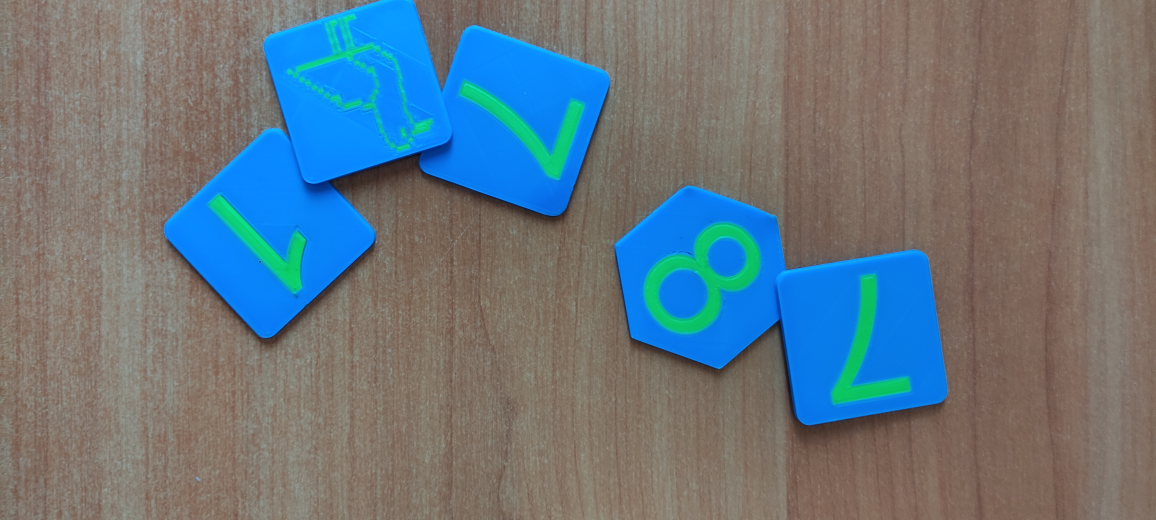
#> input picture data/input/1695128011374.jpg, 4624 x 2080 px (shown at 1/4 size); its folder holds only this picture in this run
$ python -i pipeline.py   (imports and definitions only)
#> lines starting #> are read from the running program, lines starting #| are printed output that depends on the picture; after the words box and inside, x2 and y2 are one past the last pixel; in counts of white or black regions, pixels touching at a corner belong together
### lab3-4/src/author.py
"""
Авторские реализации алгоритмов лабораторной №1.
Только NumPy: без OpenCV, scikit-image и готовых фильтров.
"""

from __future__ import annotations

import numpy as np
from numpy.lib.stride_tricks import sliding_window_view


def rgb_to_gray(rgb: np.ndarray) -> np.ndarray:
    """Полутоновое изображение по формуле из методички: Y = 0.3R + 0.59G + 0.11B."""
    rgb = rgb.astype(np.float64)
    y = 0.3 * rgb[..., 0] + 0.59 * rgb[..., 1] + 0.11 * rgb[..., 2]
    return np.clip(y, 0, 255).astype(np.uint8)


def histogram(image: np.ndarray) -> np.ndarray:
    """Гистограмма яркости: 256 счётчиков для значений 0..255."""
    gray = image if image.ndim == 2 else rgb_to_gray(image)
    hist = np.zeros(256, dtype=np.int64)
    flat = gray.reshape(-1)
    np.add.at(hist, flat, 1)
    return hist


def linear_contrast(
    image: np.ndarray,
    gmin: float = 0.0,
    gmax: float = 255.0,
) -> np.ndarray:
    """Линейное контрастирование (формула 1.4 методички)."""
    src = image.astype(np.float64)
    fmin = float(src.min())
    fmax = float(src.max())
    if fmax - fmin < 1e-9:
        return image.copy()
    dst = (src - fmin) / (fmax - fmin) * (gmax - gmin) + gmin
    return np.clip(dst, 0, 255).astype(np.uint8)


# [5 lines left out: function gamma_correction, not called in this run]


def threshold_binarize(image: np.ndarray, threshold: int = 128) -> np.ndarray:
    """Пороговая бинаризация (препарирование, рис. 1.3 а)."""
    gray = image if image.ndim == 2 else rgb_to_gray(image)
    return np.where(gray >= threshold, 255, 0).astype(np.uint8)


def otsu_threshold(image: np.ndarray) -> int:
    """Автоматический порог Отсу по гистограмме яркости."""
    gray = image if image.ndim == 2 else rgb_to_gray(image)
    hist = histogram(gray).astype(np.float64)
    total = hist.sum()
    if total == 0:
        return 128
    sum_total = np.dot(np.arange(256), hist)
    w0 = 0.0
    sum0 = 0.0
    best_sigma = -1.0
    best_t = 0
    for t in range(256):
        w0 += hist[t]
        if w0 == 0:
            continue
        w1 = total - w0
        if w1 == 0:
            break
        sum0 += t * hist[t]
        m0 = sum0 / w0
        m1 = (sum_total - sum0) / w1
        sigma = w0 * w1 * (m0 - m1) ** 2
        if sigma > best_sigma:
            best_sigma = sigma
            best_t = t
    return int(best_t)


def rgb_to_hsv(rgb: np.ndarray) -> np.ndarray:
    """RGB → HSV в шкале OpenCV: H ∈ [0, 180], S,V ∈ [0, 255]."""
    rgb_f = rgb.astype(np.float64) / 255.0
    r, g, b = rgb_f[..., 0], rgb_f[..., 1], rgb_f[..., 2]
    maxc = np.maximum(np.maximum(r, g), b)
    minc = np.minimum(np.minimum(r, g), b)
    delta = maxc - minc

    v = maxc
    s = np.zeros_like(maxc)
    nonzero = maxc > 1e-12
    s[nonzero] = delta[nonzero] / maxc[nonzero]

    h = np.zeros_like(maxc)
    mask = delta > 1e-12
    r_max = mask & (maxc == r)
    g_max = mask & (maxc == g) & ~r_max
    b_max = mask & (maxc == b) & ~r_max & ~g_max
    h[r_max] = ((g[r_max] - b[r_max]) / delta[r_max]) % 6.0
    h[g_max] = ((b[g_max] - r[g_max]) / delta[g_max]) + 2.0
    h[b_max] = ((r[b_max] - g[b_max]) / delta[b_max]) + 4.0
    h = h * 30.0  # 60° / 2, чтобы H был в [0, 180]

    hsv = np.stack(
        [
            np.clip(h, 0, 180),
            np.clip(s * 255.0, 0, 255),
            np.clip(v * 255.0, 0, 255),
        ],
        axis=-1,
    )
    return hsv.astype(np.uint8)


def color_mask(
    hsv: np.ndarray,
    lower: tuple[int, int, int],
    upper: tuple[int, int, int],
) -> np.ndarray:
    """Бинаризация по диапазону HSV (аналог cv2.inRange)."""
    h, s, v = hsv[..., 0], hsv[..., 1], hsv[..., 2]
    inside = (
        (h >= lower[0])
        & (h <= upper[0])
        & (s >= lower[1])
        & (s <= upper[1])
        & (v >= lower[2])
        & (v <= upper[2])
    )
    return np.where(inside, 255, 0).astype(np.uint8)


def median_filter(image: np.ndarray, ksize: int = 3) -> np.ndarray:
    """Медианный фильтр. Краевые пиксели дополняются зеркальным отражением."""
    if ksize % 2 == 0 or ksize < 1:
        raise ValueError("ksize должен быть нечётным положительным")
    pad = ksize // 2
    if image.ndim == 2:
        padded = np.pad(image, pad, mode="reflect")
        windows = sliding_window_view(padded, (ksize, ksize))
        return np.median(windows, axis=(-1, -2)).astype(np.uint8)

    channels = []
    for c in range(image.shape[2]):
        channels.append(median_filter(image[..., c], ksize))
    return np.stack(channels, axis=-1)


def max_filter(image: np.ndarray, ksize: int = 3) -> np.ndarray:
    """Max-фильтр из методички: расширяет светлые области (дыры в маске слегка зарастают)."""
    if ksize % 2 == 0 or ksize < 1:
        raise ValueError("ksize должен быть нечётным положительным")
    pad = ksize // 2
    if image.ndim == 2:
        padded = np.pad(image, pad, mode="reflect")
        windows = sliding_window_view(padded, (ksize, ksize))
        return np.max(windows, axis=(-1, -2)).astype(np.uint8)
    channels = [max_filter(image[..., c], ksize) for c in range(image.shape[2])]
    return np.stack(channels, axis=-1)


def convolve2d(image: np.ndarray, kernel: np.ndarray) -> np.ndarray:
    """Линейная свёртка с зеркальным дополнением границы."""
    kh, kw = kernel.shape
    pad_h, pad_w = kh // 2, kw // 2
    padded = np.pad(image.astype(np.float64), ((pad_h, pad_h), (pad_w, pad_w)), mode="reflect")
    out = np.zeros(image.shape, dtype=np.float64)
    for i in range(kh):
        for j in range(kw):
            out += kernel[i, j] * padded[i : i + image.shape[0], j : j + image.shape[1]]
    return out


def sobel(image: np.ndarray) -> tuple[np.ndarray, np.ndarray, np.ndarray]:
    """Оператор Собеля: градиенты Gx, Gy и величина sqrt(Gx² + Gy²)."""
    gray = image.astype(np.float64) if image.ndim == 2 else rgb_to_gray(image).astype(np.float64)
    kernel_x = np.array([[-1, 0, 1], [-2, 0, 2], [-1, 0, 1]], dtype=np.float64)
    kernel_y = np.array([[-1, -2, -1], [0, 0, 0], [1, 2, 1]], dtype=np.float64)
    gx = convolve2d(gray, kernel_x)
    gy = convolve2d(gray, kernel_y)
    mag = np.sqrt(gx * gx + gy * gy)
    mag_u8 = _normalize_abs(mag)
    return gx, gy, mag_u8


def prewitt(image: np.ndarray) -> tuple[np.ndarray, np.ndarray, np.ndarray]:
    """Оператор Превитта (ядра из методички)."""
    gray = image.astype(np.float64) if image.ndim == 2 else rgb_to_gray(image).astype(np.float64)
    kernel_x = np.array([[-1, 0, 1], [-1, 0, 1], [-1, 0, 1]], dtype=np.float64)
    kernel_y = np.array([[-1, -1, -1], [0, 0, 0], [1, 1, 1]], dtype=np.float64)
    gx = convolve2d(gray, kernel_x)
    gy = convolve2d(gray, kernel_y)
    mag = np.sqrt(gx * gx + gy * gy)
    return gx, gy, _normalize_abs(mag)


def _normalize_abs(values: np.ndarray) -> np.ndarray:
    mag = np.abs(values)
    peak = mag.max()
    if peak < 1e-9:
        return np.zeros_like(values, dtype=np.uint8)
    return np.clip(mag / peak * 255.0, 0, 255).astype(np.uint8)

### lab3-4/src/pipeline.py
"""Полный пайплайн лабораторной: очистка фона и выделение контуров."""

from __future__ import annotations

from dataclasses import dataclass
from pathlib import Path
from typing import Any

import cv2
import numpy as np

from src import author, library

# Узкие диапазоны: синий пластик очень насыщенный, дерево и пульт — нет.
BLUE_HSV = ((92, 170, 70), (115, 255, 255))
GREEN_HSV = ((65, 170, 70), (90, 255, 255))
MAX_SIDE = 1400
MIN_REGION_FRAC = 0.008


@dataclass
class PipelineResult:
    original: np.ndarray
    denoised: np.ndarray
    hsv: np.ndarray
    mask: np.ndarray
    cleaned: np.ndarray
    gray: np.ndarray
    contrasted: np.ndarray
    binary_otsu: np.ndarray
    sobel: np.ndarray
    prewitt: np.ndarray
    overlay: np.ndarray
    hist_original: np.ndarray
    hist_cleaned: np.ndarray


def get_backend(name: str) -> Any:
    if name == "author":
        return author
    if name == "library":
        return library
    raise ValueError("backend должен быть 'author' или 'library'")


def resize_max_side(rgb: np.ndarray, max_side: int = MAX_SIDE) -> np.ndarray:
    from PIL import Image

    h, w = rgb.shape[:2]
    longest = max(h, w)
    if longest <= max_side:
        return rgb
    scale = max_side / longest
    img = Image.fromarray(rgb)
    img = img.resize((int(w * scale), int(h * scale)), Image.Resampling.LANCZOS)
    return np.array(img)


def fill_holes(mask: np.ndarray) -> np.ndarray:
    """Заливка внутренних дыр маски — так возвращаются зелёные цифры внутри карточки."""
    h, w = mask.shape[:2]
    flood = mask.copy()
    ffmask = np.zeros((h + 2, w + 2), np.uint8)
    cv2.floodFill(flood, ffmask, (0, 0), 255)
    holes = cv2.bitwise_not(flood)
    return cv2.bitwise_or(mask, holes)


def keep_large_regions(mask: np.ndarray, min_frac: float = MIN_REGION_FRAC) -> np.ndarray:
    """Убирает мелкие остатки пульта/кабеля, оставляя только крупные карточки."""
    min_area = max(500, int(min_frac * mask.shape[0] * mask.shape[1]))
    _, labels, stats, _ = cv2.connectedComponentsWithStats((mask > 0).astype(np.uint8), 8)
    keep = np.zeros_like(mask)
    for i in range(1, stats.shape[0]):
        if stats[i, cv2.CC_STAT_AREA] >= min_area:
            keep[labels == i] = 255
    return keep


def process(rgb: np.ndarray, backend: str = "author", median_ksize: int = 5) -> PipelineResult:
    """
    Вход: RGB-изображение карточек.
    Выход: объект без фона, контуры Собеля/Превитта и наложение.
    """
    ops = get_backend(backend)
    rgb = resize_max_side(rgb)

    denoised = ops.median_filter(rgb, median_ksize)
    hsv = ops.rgb_to_hsv(denoised)
    mask_blue = ops.color_mask(hsv, *BLUE_HSV)
    mask_green = ops.color_mask(hsv, *GREEN_HSV)
    mask = np.where((mask_blue > 0) | (mask_green > 0), 255, 0).astype(np.uint8)
    mask = ops.max_filter(mask, 5)
    mask = ops.median_filter(mask, median_ksize)
    mask = keep_large_regions(mask)
    mask = fill_holes(mask)

    cleaned = rgb.copy()
    cleaned[mask == 0] = 0

    gray = ops.rgb_to_gray(cleaned)
    contrasted = ops.linear_contrast(gray)
    otsu_t = ops.otsu_threshold(gray)
    binary_otsu = ops.threshold_binarize(gray, otsu_t)

    _, _, sobel_mag = ops.sobel(cleaned)
    _, _, prewitt_mag = ops.prewitt(cleaned)

    overlay = cleaned.copy()
    overlay[sobel_mag > 40] = (255, 255, 0)

    return PipelineResult(
        original=rgb,
        denoised=denoised,
        hsv=hsv,
        mask=mask,
        cleaned=cleaned,
        gray=gray,
        contrasted=contrasted,
        binary_otsu=binary_otsu,
        sobel=sobel_mag,
        prewitt=prewitt_mag,
        overlay=overlay,
        hist_original=ops.histogram(rgb),
        hist_cleaned=ops.histogram(cleaned),
    )


def mse(a: np.ndarray, b: np.ndarray) -> float:
    return float(np.mean((a.astype(np.float64) - b.astype(np.float64)) ** 2))


# [26 lines left out: functions load_rgb, save_rgb, list_input_images, not called in this run]

>>> import cv2
>>> picture = cv2.imread('../../data/input/1695128011374.jpg')
#> picture is the input picture: shape (2080, 4624, 3); mean B, G, R 126.6, 118.5, 104.3
>>> result = process(picture)
#> after the loop in median_filter, `for c in range(image.shape[2]):`: channels = 3 items
#> in rgb_to_hsv, `mask = delta > 1e-12`:
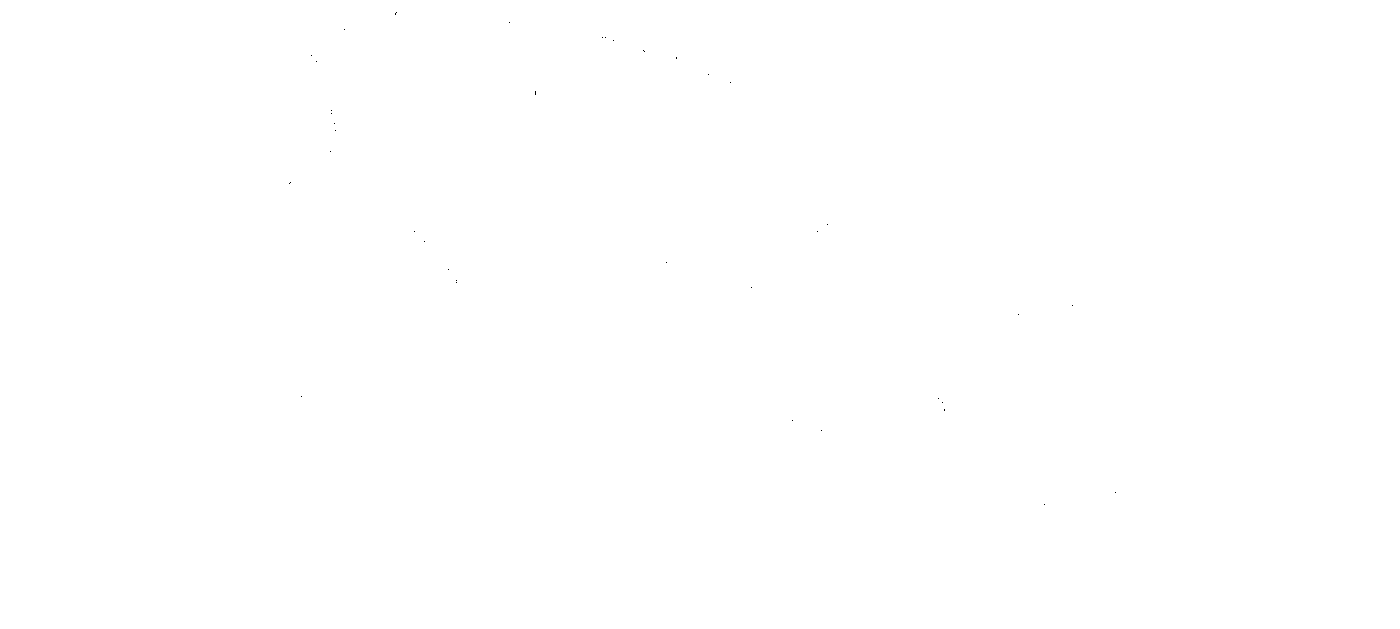
#> mask: shape (629, 1400) bool; 100% white; black in thin lines or dots, all inside (x1, y1, x2, y2) = (289, 12, 1116, 505)
#> in rgb_to_hsv, `h[g_max] = ((b[g_max] - r[g_max]) / delta[g_max]) + 2.0`:
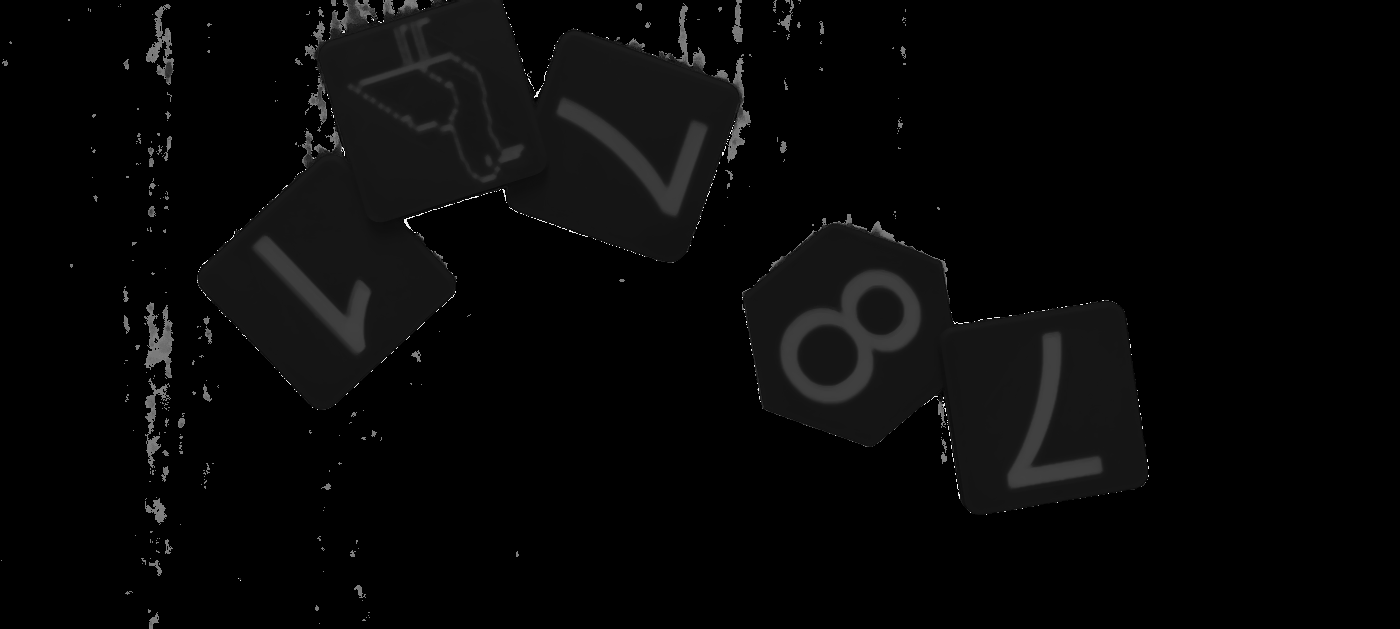
#> h: shape (629, 1400) float64; min 0, max 5.94, mean 0.165; drawn with min black and max white
#> in rgb_to_hsv, `h[b_max] = ((r[b_max] - g[b_max]) / delta[b_max]) + 4.0`:
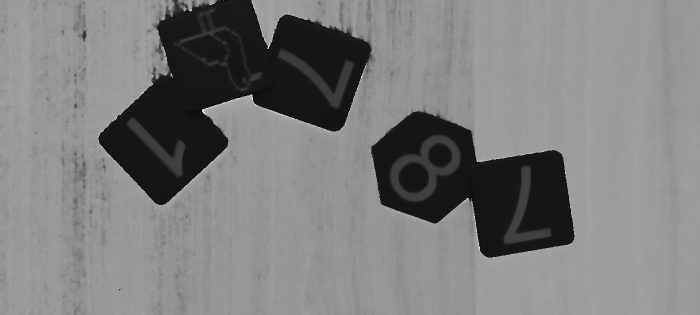
#> h: shape (629, 1400) float64 (shown at 1/2 size); min 0, max 5.94, mean 2.94; drawn with min black and max white
#> in rgb_to_hsv, `hsv = np.stack( [ np.clip(h, 0, 180), np.clip(s * 255.0, 0, 255), np.c..`:
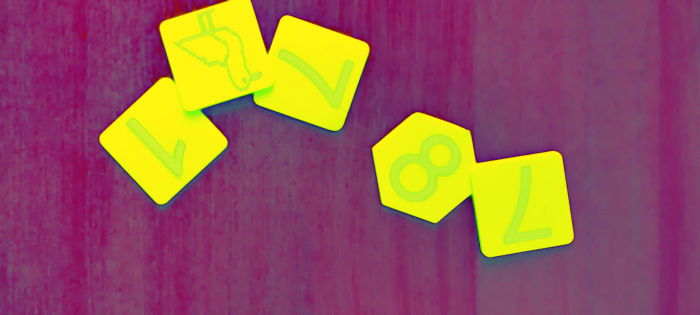
#> hsv: shape (629, 1400, 3) float64 (shown at 1/2 size); mean of channels 0, 1, 2 88.1, 91.1, 149.1; drawn as B, G, R
#> in keep_large_regions, `_, labels, stats, _ = cv2.connectedComponentsWithStats((mask > 0).asty..`: stats = [[0, 0, 1400, 629, 880600]]
#> in linear_contrast, `fmin = float(src.min())`: fmin = 0
#> in otsu_threshold, `hist = histogram(gray).astype(np.float64)`: hist = 256 values, max 880600 at index 0, min 0 at index 1, mean 3439.8
#> in otsu_threshold, `total = hist.sum()`: total = 880600
#> in otsu_threshold, `sum_total = np.dot(np.arange(256), hist)`: sum_total = 0
#> the loop in otsu_threshold, `for t in range(256):` made 1 pass
#> (w0, w1) on pass 1: (880600, 0)
#> after the loop in otsu_threshold, `for t in range(256):`: best_sigma = -1; best_t = 0; w0 = 880600
#> in process, `otsu_t = ops.otsu_threshold(gray)`: otsu_t = 0
#> in rgb_to_gray (call 4), `y = 0.3 * rgb[..., 0] + 0.59 * rgb[..., 1] + 0.11 * rgb[..., 2]`:
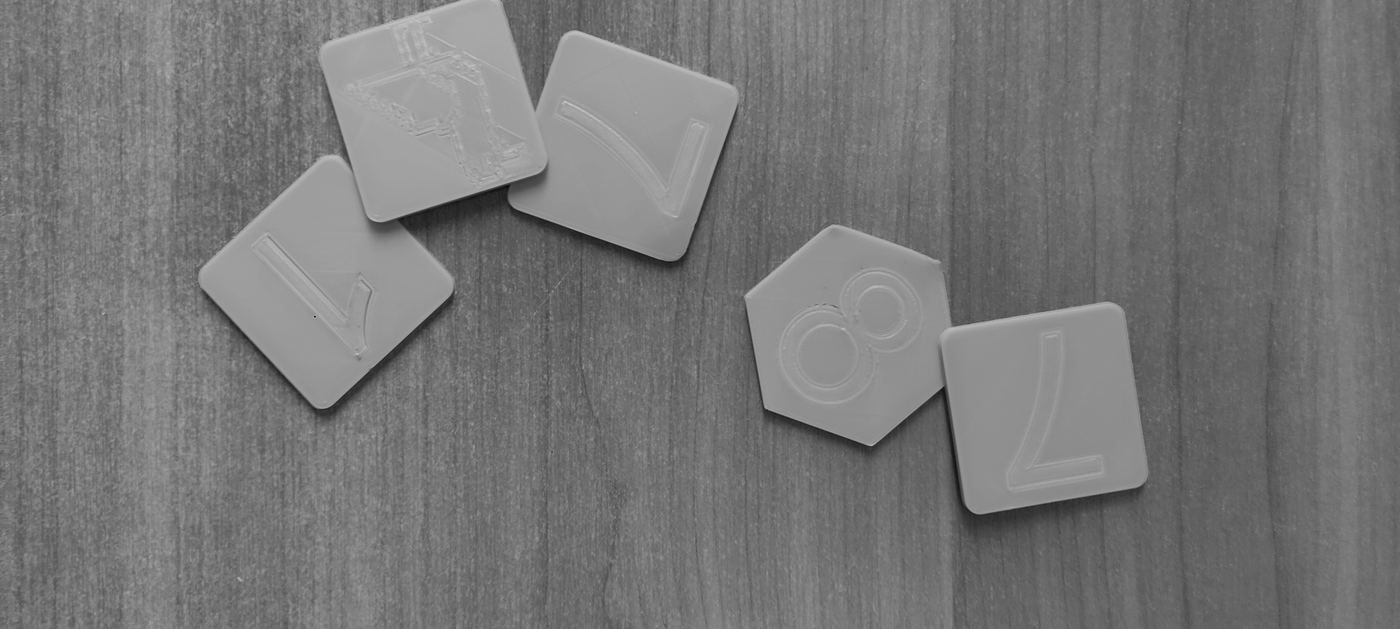
#> y: shape (629, 1400) float64; min 13.98, max 200.9, mean 119.4
